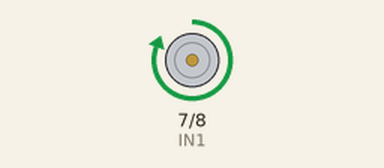
The sketch below on a simulated Arduino Uno, built with avr-gcc and run on an emulated ATmega328P. On the bench: motor-driver pin pairs drawn as motors (green arrow = first pin HIGH = forward, orange = second pin HIGH = backward, longer = more drive).

Above: at 0.1 s.
At 0.9 s:
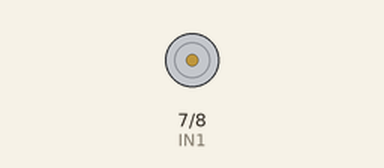
Timing chart, 0 to 2.4 s (numbered marks = the images above):
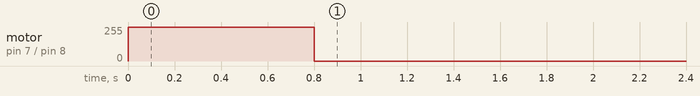

The sketch:

dir-ej-funcion.ino
```cpp
// Ejemplo: funciones con nombre hacen el programa más fácil de leer.
const int IN1 = 7;
const int IN2 = 8;

void adelante() {
  digitalWrite(IN1, HIGH);
  digitalWrite(IN2, LOW);
}

void frenar() {
  digitalWrite(IN1, LOW);
  digitalWrite(IN2, LOW);
}

void setup() {
  pinMode(IN1, OUTPUT);
  pinMode(IN2, OUTPUT);
  adelante();
  delay(800);
  frenar();
}

void loop() { }
```
